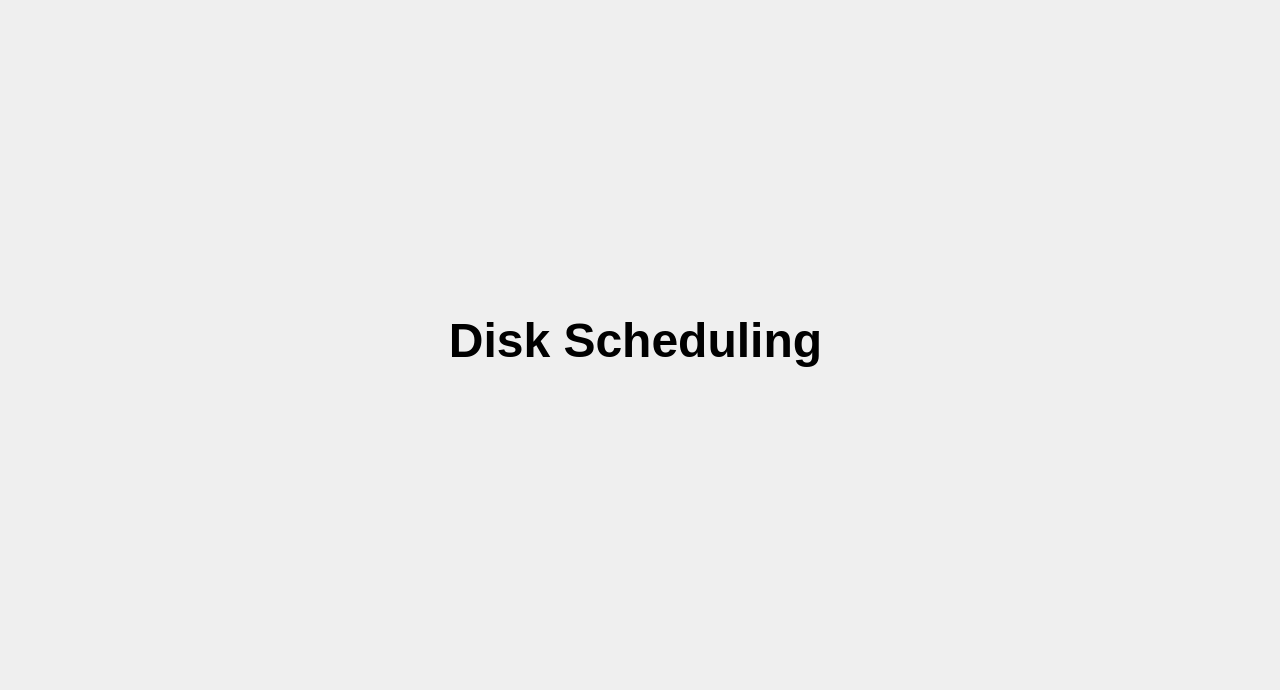
<?xml version="1.0" encoding="UTF-8"?>
<ui version="4.0">
 <class>MainWindow</class>
 <widget class="QMainWindow" name="MainWindow">
  <property name="geometry">
   <rect>
    <x>0</x>
    <y>0</y>
    <width>1280</width>
    <height>690</height>
   </rect>
  </property>
  <property name="minimumSize">
   <size>
    <width>1280</width>
    <height>690</height>
   </size>
  </property>
  <property name="maximumSize">
   <size>
    <width>1280</width>
    <height>690</height>
   </size>
  </property>
  <property name="windowTitle">
   <string>Disk Scheduling</string>
  </property>
  <widget class="QWidget" name="centralwidget">
   <widget class="QLabel" name="label">
    <property name="geometry">
     <rect>
      <x>180</x>
      <y>160</y>
      <width>911</width>
      <height>361</height>
     </rect>
    </property>
    <property name="font">
     <font>
      <pointsize>36</pointsize>
      <weight>75</weight>
      <bold>true</bold>
     </font>
    </property>
    <property name="text">
     <string>Disk Scheduling</string>
    </property>
    <property name="alignment">
     <set>Qt::AlignCenter</set>
    </property>
   </widget>
  </widget>
 </widget>
 <resources/>
 <connections/>
</ui>
